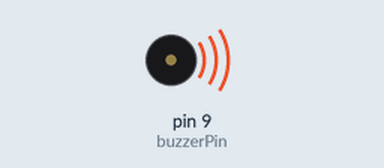
The sketch below on a simulated Arduino Uno, built with avr-gcc and run on an emulated ATmega328P. Parts: buzzer (waves = sounding). At 10.6 s the program stops and its outputs stay as they are.

Above: at 0.19 s.
At 8.0 s:
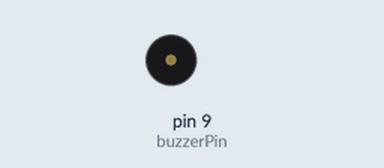
Timing chart, 0 to 9.5 s (numbered marks = the images above):
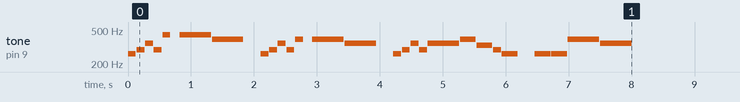

The sketch:

Circuit_6.ino
```cpp
/*
SparkFun Inventor's Kit
Example sketch 11

BUZZER

  Use the buzzer to play a song!

  The buzzer in your Inventor's Kit is an electromechanical
  component you can use to make noise. Inside the buzzer is a
  coil of wire and a small magnet. When current flows through
  the coil, it becomes magnetized and pulls towards the magnet,
  creating a tiny "click". When you do this thousands of times
  per second, you create tones.

  The Arduino has a built-in command called tone() which clicks
  the buzzer at a certain frequency. This sketch knows the
  frequencies of the common notes, allowing you to create songs.
  We're never going to let you down!

Hardware connections:

  The buzzer has two pins. One is positive and one is negative.
  The postitive pin is marked by a "+" symbol on both the top
  and bottom of the buzzer.

  Connect the positive pin to Arduino digital pin 9.
  (Note that this must be a PWM pin.)
  Connect the negative pin to GND.

  Tip: if the buzzer doesn't fit into the breadboard easily,
  try rotating it slightly to fit into diagonal holes.

This sketch was written by SparkFun Electronics,
with lots of help from the Arduino community.
(This sketch was originally developed by D. Cuartielles for K3)
This code is completely free for any use.
Visit http://learn.sparkfun.com/products/2 for SIK information.
Visit http://www.arduino.cc to learn about the Arduino.

Version 2.0 6/2012 MDG
*/

/*
This sketch uses the buzzer to play songs.
The Arduino's tone() command will play notes of a given frequency.
We'll provide a function that takes in note characters (a-g),
and returns the corresponding frequency from this table:

  note 	frequency
  c     262 Hz
  d     294 Hz
  e     330 Hz
  f     349 Hz
  g     392 Hz
  a     440 Hz
  b     494 Hz
  C     523 Hz

For more information, see http://arduino.cc/en/Tutorial/Tone
*/

const int buzzerPin = 9;

// We'll set up an array with the notes we want to play
// change these values to make different songs!

// Length must equal the total number of notes and spaces

const int songLength = 34;

// Notes is an array of text characters corresponding to the notes
// in your song. A space represents a rest (no tone)

char notes[] = "cdfda ag cdfdg gf cdfdfgedc ccgf "; // a space represents a rest

// Beats is an array of values for each note and rest.
// A "1" represents a quarter-note, 2 a half-note, etc.
// Don't forget that the rests (spaces) need a length as well.

int beats[] = {1,1,1,1,1,1,4,4,2,1,1,1,1,1,1,4,4,2,1,1,1,1,4,2,2,1,2,2,2,2,4,4};

// The tempo is how fast to play the song.
// To make the song play faster, decrease this value.

int tempo = 125;


void setup()
{
  pinMode(buzzerPin, OUTPUT);
}


void loop()
{
  int i, duration;

  for (i = 0; i < songLength; i++) // step through the song arrays
  {
    duration = beats[i] * tempo;  // length of note/rest in ms

    if (notes[i] == ' ')          // is this a rest?
    {
      delay(duration);            // then pause for a moment
    }
    else                          // otherwise, play the note
    {
      tone(buzzerPin, frequency(notes[i]), duration);
      delay(duration);            // wait for tone to finish
    }
    delay(tempo/10);              // brief pause between notes
  }

  // We only want to play the song once, so we'll pause forever:
  while(true){}
  // If you'd like your song to play over and over,
  // remove the above statement
}


int frequency(char note)
{
  // This function takes a note character (a-g), and returns the
  // corresponding frequency in Hz for the tone() function.

  int i;
  const int numNotes = 8;  // number of notes we're storing

  // The following arrays hold the note characters and their
  // corresponding frequencies. The last "C" note is uppercase
  // to separate it from the first lowercase "c". If you want to
  // add more notes, you'll need to use unique characters.

  // For the "char" (character) type, we put single characters
  // in single quotes.

  char names[] = { 'c', 'd', 'e', 'f', 'g', 'a', 'b', 'C' };
  int frequencies[] = {262, 294, 330, 349, 392, 440, 494, 523};

  // Now we'll search through the letters in the array, and if
  // we find it, we'll return the frequency for that note.

  for (i = 0; i < numNotes; i++)  // Step through the notes
  {
    if (names[i] == note)         // Is this the one?
    {
      return(frequencies[i]);     // Yes! Return the frequency
    }
  }
  return(0);  // We looked through everything and didn't find it,
              // but we still need to return a value, so return 0.
}
```

Measured:
- by itself, tone on pin 9 (buzzerPin): plays 262 Hz for 0.13 s, 294 Hz for 0.13 s, 349 Hz for 0.13 s, 294 Hz for 0.13 s, 440 Hz for 0.13 s, 440 Hz for 0.50 s … (27 notes in this stretch)
